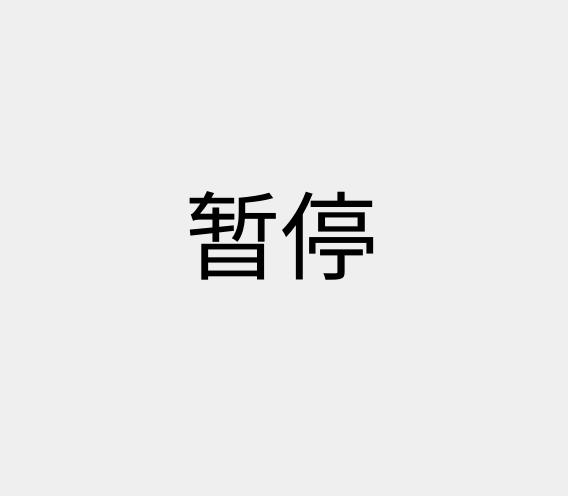
<?xml version="1.0" encoding="UTF-8"?>
<ui version="4.0">
 <class>FloatWindow</class>
 <widget class="QWidget" name="FloatWindow">
  <property name="geometry">
   <rect>
    <x>0</x>
    <y>0</y>
    <width>568</width>
    <height>496</height>
   </rect>
  </property>
  <property name="windowTitle">
   <string>Form</string>
  </property>
  <widget class="QLabel" name="label">
   <property name="geometry">
    <rect>
     <x>110</x>
     <y>160</y>
     <width>341</width>
     <height>141</height>
    </rect>
   </property>
   <property name="font">
    <font>
     <family>微软雅黑</family>
     <pointsize>72</pointsize>
    </font>
   </property>
   <property name="text">
    <string>暂停</string>
   </property>
   <property name="alignment">
    <set>Qt::AlignCenter</set>
   </property>
  </widget>
 </widget>
 <resources/>
 <connections/>
</ui>
